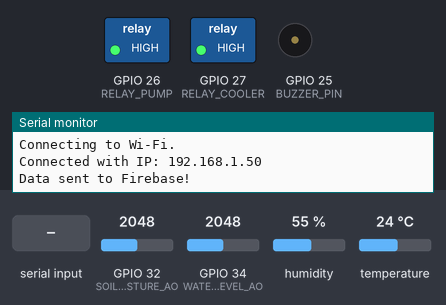
A sketch run on a simulated ESP32. On the bench: switched loads named in the sketch (green lamp = pin HIGH), buzzer (waves = sounding, pin HIGH), the last lines printed to the serial monitor. The inputs (shaded band) are chosen by the test bench; at power-on: GPIO 34 (WATER_LEVEL_AO) = 2048, temperature 24 °C, GPIO 32 (SOIL_MOISTURE_AO) = 2048, humidity 55 %. WiFi joins after 1.5 s; servers stay silent unless stated.

Above: at 4.2 s.
4.3 s: GPIO 34 (WATER_LEVEL_AO) set to 1032
14.4 s: GPIO 34 (WATER_LEVEL_AO) set to 936
At 24.5 s:
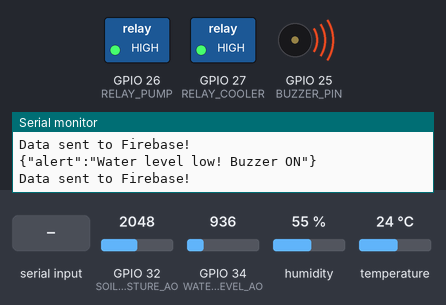
24.8 s: "PUMP_ON\n" received over Serial
At 26.8 s:
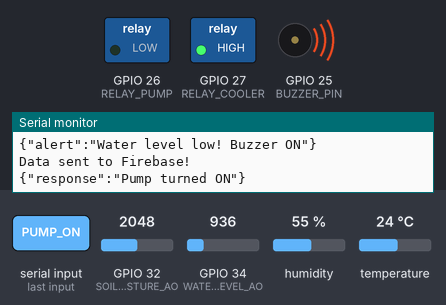
35.0 s: temperature set to 27 °C
44.9 s: temperature set to 30 °C
At 54.8 s:
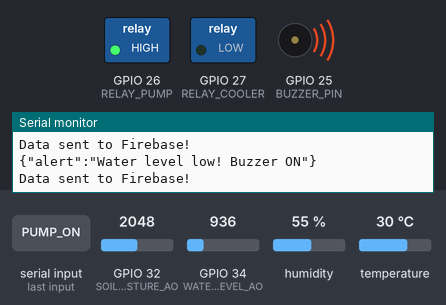
55.4 s: GPIO 34 (WATER_LEVEL_AO) set to 1040
At 65.3 s:
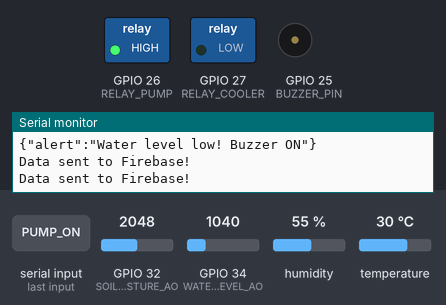
Timing chart, 0 to 66.5 s (numbered marks = the images above; inputs shaded):
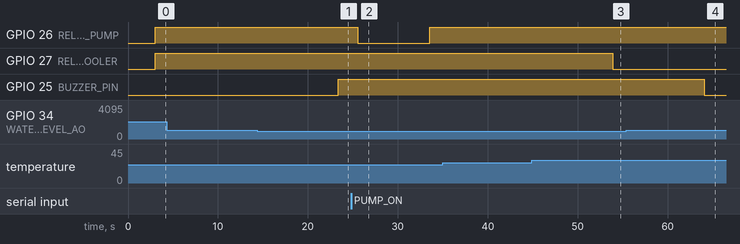

Measured:
- the behaviour switches between 1000 and 999 on GPIO 34 (WATER_LEVEL_AO) (found by bisection; images 0 and 1)
- the behaviour switches between 28 and 29 °C on temperature (found by bisection; images 2 and 3)
- after the input at 14.4 s, GPIO 25 (BUZZER_PIN): LOW → HIGH after 9.0 s
- after the input at 24.8 s, GPIO 26 (RELAY_PUMP): HIGH → LOW after 0.73 s, → HIGH 8.0 s later
- after the input at 44.9 s, GPIO 27 (RELAY_COOLER): HIGH → LOW after 9.0 s
- after the input at 55.4 s, GPIO 25 (BUZZER_PIN): HIGH → LOW after 8.7 s

The sketch:

sketch_feb26a.ino
```cpp
#include <WiFi.h>
#include <Firebase_ESP_Client.h>
#include <addons/TokenHelper.h>
#include <addons/RTDBHelper.h>
#include <DHT.h>
#include <ArduinoJson.h>

// WiFi & Firebase Credentials
#define WIFI_SSID "Aadil"
#define WIFI_PASSWORD "Aadil12345*"
#define API_KEY "AIzaSyBCfakAt32puSbDh4owrDC2tKpXhoqraN0"
#define DATABASE_URL "https://automated-crop-management-default-rtdb.firebaseio.com/"
#define USER_EMAIL "aadilnajya@gmail.com"
#define USER_PASSWORD "Aadilbeen006"

// Sensor & Actuator Pins
#define DHTPIN 4
#define DHTTYPE DHT11
#define SOIL_MOISTURE_AO 32    // Capacitive soil moisture sensor analog pin
#define WATER_LEVEL_AO 34      // Water level sensor analog pin
#define RELAY_PUMP 26          // Relay module controlling the water pump
#define RELAY_COOLER 27        // Relay module controlling the Peltier cooler
#define BUZZER_PIN 25          // Buzzer for alerts

DHT dht(DHTPIN, DHTTYPE);
FirebaseData fbdo;
FirebaseAuth auth;
FirebaseConfig config;
unsigned long sendDataPrevMillis = 0;

// Global variables to store sensor data
float currentTemperature = 0.0;
float currentHumidity = 0.0;
int currentSoilMoisture = 0;
int currentWaterLevel = 0;

void setup() {
    Serial.begin(115200);

    // WiFi Connection
    WiFi.begin(WIFI_SSID, WIFI_PASSWORD);
    Serial.print("Connecting to Wi-Fi");
    while (WiFi.status() != WL_CONNECTED) {
        Serial.print(".");
        delay(3000);
    }
    Serial.println("\nConnected with IP: " + WiFi.localIP().toString());

    // Firebase Configuration
    config.api_key = API_KEY;
    auth.user.email = USER_EMAIL;
    auth.user.password = USER_PASSWORD;
    config.database_url = DATABASE_URL;
    config.token_status_callback = tokenStatusCallback;
    Firebase.reconnectNetwork(true);
    fbdo.setBSSLBufferSize(4096, 1024);
    fbdo.setResponseSize(2048);
    Firebase.begin(&config, &auth);
    Firebase.setDoubleDigits(5);
    config.timeout.serverResponse = 20 * 1000;

    // Initialize Sensors & Actuators
    dht.begin();
    pinMode(SOIL_MOISTURE_AO, INPUT);
    pinMode(WATER_LEVEL_AO, INPUT);
    pinMode(RELAY_PUMP, OUTPUT);
    pinMode(RELAY_COOLER, OUTPUT);
    pinMode(BUZZER_PIN, OUTPUT);

    // Initial state: Relays OFF (assuming active-low relay module)
    digitalWrite(RELAY_PUMP, HIGH);
    digitalWrite(RELAY_COOLER, HIGH);
    digitalWrite(BUZZER_PIN, LOW);
}

void loop() {
    if (Firebase.ready() && (millis() - sendDataPrevMillis > 10000 || sendDataPrevMillis == 0)) {
        sendDataPrevMillis = millis();

        // Read sensor data
        float temperature = dht.readTemperature();
        float humidity = dht.readHumidity();
        int soilMoistureValue = analogRead(SOIL_MOISTURE_AO);
        int waterLevel = analogRead(WATER_LEVEL_AO);

        // Convert soil moisture analog value to percentage (adjust calibration values)
        int soilMoisturePercent = map(soilMoistureValue, 4095, 1000, 0, 100); // Calibrate for your sensor

        // Update global variables
        currentTemperature = temperature;
        currentHumidity = humidity;
        currentSoilMoisture = soilMoisturePercent;
        currentWaterLevel = waterLevel;

        // Create JSON object
        FirebaseJson jsonDoc;
        if (!isnan(temperature)) {
            jsonDoc.set("temperature", temperature);
            jsonDoc.set("humidity", humidity);
        }
        jsonDoc.set("soil_moisture", soilMoisturePercent);
        jsonDoc.set("water_level", waterLevel);

        // Print JSON to Serial Monitor
        String jsonStr;
        jsonDoc.toString(jsonStr, true);
        Serial.println(jsonStr);

        // Control Pump & Cooler based on thresholds
        digitalWrite(RELAY_PUMP, soilMoisturePercent < 3 ? LOW:HIGH);  // LOW activates relay
        digitalWrite(RELAY_COOLER, temperature > 28.0 ? LOW:HIGH);     // LOW activates relay

        // Buzzer Alert for Low Water Level (adjust threshold as needed)
        bool waterLow = waterLevel < 1000; // Calibrate this threshold
        digitalWrite(BUZZER_PIN, waterLow ? HIGH : LOW);
        if (waterLow) {
            Serial.println("{\"alert\":\"Water level low! Buzzer ON\"}");
        }

        // Upload to Firebase
        if (Firebase.RTDB.setJSON(&fbdo, "/sensorData", &jsonDoc)) {
            Serial.println("Data sent to Firebase!");
        } else {
            Serial.println("Firebase error: " + fbdo.errorReason());
        }
    }

    // Handle Serial Commands
    if (Serial.available() > 0) {
        String command = Serial.readStringUntil('\n');
        command.trim();

        if (command == "PUMP_ON") {
            digitalWrite(RELAY_PUMP, LOW);
            Serial.println("{\"response\":\"Pump turned ON\"}");
        } else if (command == "PUMP_OFF") {
            digitalWrite(RELAY_PUMP, HIGH);
            Serial.println("{\"response\":\"Pump turned OFF\"}");
        } else if (command == "COOLER_ON") {
            digitalWrite(RELAY_COOLER, LOW);
            Serial.println("{\"response\":\"Cooler turned ON\"}");
        } else if (command == "COOLER_OFF") {
            digitalWrite(RELAY_COOLER, HIGH);
            Serial.println("{\"response\":\"Cooler turned OFF\"}");
        } else if (command == "STATUS") {
            FirebaseJson statusJson;
            statusJson.set("temperature", currentTemperature);
            statusJson.set("humidity", currentHumidity);
            statusJson.set("soil_moisture", currentSoilMoisture);
            statusJson.set("water_level", currentWaterLevel);
            String statusStr;
            statusJson.toString(statusStr, true);
            Serial.println(statusStr);
        } else {
            Serial.println("{\"error\":\"Unknown command\"}");
        }
    }

    delay(1000); // Adjusted delay for better responsiveness
}
```
